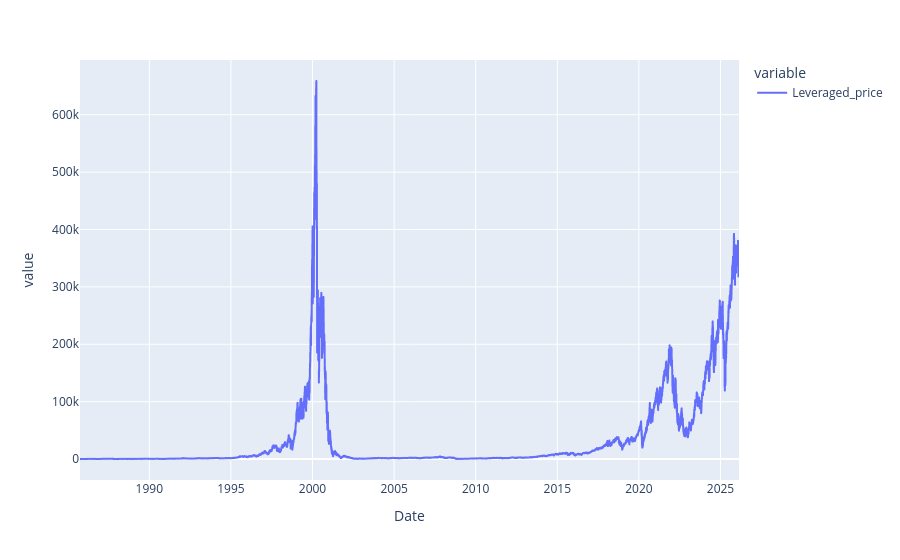

Notebook code for this chart:
### Markdown cell above
# simulated tqqq

### Code cell
df = sql(f"""
select Date, Leveraged_price
from leveraged
order by Date
""")

fig = px.line(
df, x='Date', y=['Leveraged_price'])
fig.show()

### Figure 1 — Plotly figure (JSON) as saved in the notebook; plotly's stock layout.template omitted (floating-point values rounded to 4 significant figures; data arrays with more than 128 entries replaced by an {"elided": "..."} marker saying what was removed)
{"data": [{"hovertemplate": "variable=Leveraged_price<br>Date=%{x}<br>value=%{y}<extra></extra>", "legendgroup": "Leveraged_price", "line": {"color": "#636efa", "dash": "solid"}, "marker": {"symbol": "circle"}, "mode": "lines", "name": "Leveraged_price", "showlegend": true, "type": "scattergl", "x": {"elided": "10174 str values"}, "xaxis": "x", "y": {"elided": "10174 float values"}, "yaxis": "y"}], "layout": {"legend": {"title": {"text": "variable"}, "tracegroupgap": 0}, "margin": {"t": 60}, "xaxis": {"anchor": "y", "domain": [0, 1], "title": {"text": "Date"}}, "yaxis": {"anchor": "x", "domain": [0, 1], "title": {"text": "value"}}}}
